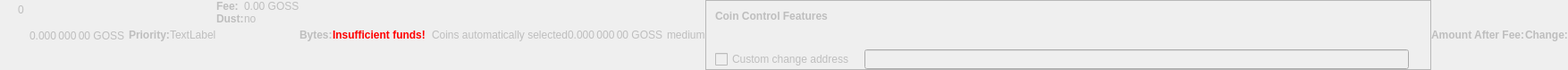
    <widget class="QWidget" name="dummyHideWidget" native="true">
     <property name="enabled">
      <bool>false</bool>
     </property>
     <property name="maximumSize">
      <size>
       <width>100</width>
       <height>16</height>
      </size>
     </property>
     <layout class="QHBoxLayout" name="dummyHideLayout">
      <property name="spacing">
       <number>0</number>
      </property>
      <property name="leftMargin">
       <number>0</number>
      </property>
      <property name="topMargin">
       <number>0</number>
      </property>
      <property name="rightMargin">
       <number>0</number>
      </property>
      <property name="bottomMargin">
       <number>0</number>
      </property>
      <item>
       <layout class="QFormLayout" name="formLayoutCoinControl1">
        <property name="horizontalSpacing">
         <number>10</number>
        </property>
        <property name="verticalSpacing">
         <number>14</number>
        </property>
        <property name="leftMargin">
         <number>10</number>
        </property>
        <property name="topMargin">
         <number>4</number>
        </property>
        <property name="rightMargin">
         <number>6</number>
        </property>
        <item row="0" column="1">
         <widget class="QLabel" name="labelCoinControlBytes">
          <property name="cursor">
           <cursorShape>IBeamCursor</cursorShape>
          </property>
          <property name="contextMenuPolicy">
           <enum>Qt::ActionsContextMenu</enum>
          </property>
          <property name="text">
           <string notr="true">0</string>
          </property>
          <property name="textInteractionFlags">
           <set>Qt::LinksAccessibleByMouse|Qt::TextSelectableByKeyboard|Qt::TextSelectableByMouse</set>
          </property>
         </widget>
        </item>
       </layout>
      </item>
      <item>
       <widget class="QLabel" name="labelCoinControlAfterFee">
        <property name="enabled">
         <bool>false</bool>
        </property>
        <property name="sizePolicy">
         <sizepolicy hsizetype="Fixed" vsizetype="Fixed">
          <horstretch>0</horstretch>
          <verstretch>0</verstretch>
         </sizepolicy>
        </property>
        <property name="minimumSize">
         <size>
          <width>111</width>
          <height>12</height>
         </size>
        </property>
        <property name="maximumSize">
         <size>
          <width>111</width>
          <height>12</height>
         </size>
        </property>
        <property name="cursor">
         <cursorShape>IBeamCursor</cursorShape>
        </property>
        <property name="contextMenuPolicy">
         <enum>Qt::ActionsContextMenu</enum>
        </property>
        <property name="text">
         <string notr="true">0.000 000 00 GOSS</string>
        </property>
        <property name="textInteractionFlags">
         <set>Qt::LinksAccessibleByMouse|Qt::TextSelectableByKeyboard|Qt::TextSelectableByMouse</set>
        </property>
       </widget>
      </item>
      <item>
       <widget class="QLabel" name="labelCoinControlPriorityText">
        <property name="enabled">
         <bool>false</bool>
        </property>
        <property name="font">
         <font>
          <weight>75</weight>
          <bold>true</bold>
         </font>
        </property>
        <property name="text">
         <string>Priority:</string>
        </property>
       </widget>
      </item>
      <item>
       <layout class="QHBoxLayout" name="horizontalLayout">
        <item>
         <widget class="QLabel" name="WarningLabel">
          <property name="text">
           <string>TextLabel</string>
          </property>
         </widget>
        </item>
       </layout>
      </item>
      <item>
       <layout class="QFormLayout" name="formLayoutCoinControl3">
        <property name="horizontalSpacing">
         <number>0</number>
        </property>
        <property name="verticalSpacing">
         <number>0</number>
        </property>
        <property name="leftMargin">
         <number>0</number>
        </property>
        <property name="topMargin">
         <number>0</number>
        </property>
        <property name="rightMargin">
         <number>0</number>
        </property>
        <item row="0" column="0">
         <widget class="QLabel" name="labelCoinControlFeeText">
          <property name="enabled">
           <bool>false</bool>
          </property>
          <property name="font">
           <font>
            <weight>75</weight>
            <bold>true</bold>
           </font>
          </property>
          <property name="text">
           <string>Fee:</string>
          </property>
          <property name="margin">
           <number>0</number>
          </property>
         </widget>
        </item>
        <item row="0" column="1">
         <widget class="QLabel" name="labelCoinControlFee">
          <property name="enabled">
           <bool>false</bool>
          </property>
          <property name="cursor">
           <cursorShape>IBeamCursor</cursorShape>
          </property>
          <property name="contextMenuPolicy">
           <enum>Qt::ActionsContextMenu</enum>
          </property>
          <property name="text">
           <string notr="true">0.00 GOSS</string>
          </property>
          <property name="textInteractionFlags">
           <set>Qt::LinksAccessibleByMouse|Qt::TextSelectableByKeyboard|Qt::TextSelectableByMouse</set>
          </property>
         </widget>
        </item>
        <item row="1" column="0">
         <widget class="QLabel" name="labelCoinControlLowOutputText">
          <property name="enabled">
           <bool>false</bool>
          </property>
          <property name="font">
           <font>
            <weight>75</weight>
            <bold>true</bold>
           </font>
          </property>
          <property name="text">
           <string>Dust:</string>
          </property>
         </widget>
        </item>
        <item row="1" column="1">
         <widget class="QLabel" name="labelCoinControlLowOutput">
          <property name="enabled">
           <bool>false</bool>
          </property>
          <property name="cursor">
           <cursorShape>IBeamCursor</cursorShape>
          </property>
          <property name="contextMenuPolicy">
           <enum>Qt::ActionsContextMenu</enum>
          </property>
          <property name="text">
           <string>no</string>
          </property>
          <property name="textInteractionFlags">
           <set>Qt::LinksAccessibleByMouse|Qt::TextSelectableByKeyboard|Qt::TextSelectableByMouse</set>
          </property>
         </widget>
        </item>
       </layout>
      </item>
      <item>
       <widget class="QLabel" name="labelCoinControlBytesText">
        <property name="enabled">
         <bool>false</bool>
        </property>
        <property name="font">
         <font>
          <weight>75</weight>
          <bold>true</bold>
         </font>
        </property>
        <property name="text">
         <string>Bytes:</string>
        </property>
       </widget>
      </item>
      <item>
       <layout class="QFormLayout" name="formLayoutCoinControl2">
        <property name="horizontalSpacing">
         <number>0</number>
        </property>
        <property name="verticalSpacing">
         <number>0</number>
        </property>
        <property name="leftMargin">
         <number>0</number>
        </property>
        <property name="topMargin">
         <number>0</number>
        </property>
        <property name="rightMargin">
         <number>0</number>
        </property>
       </layout>
      </item>
      <item>
       <layout class="QHBoxLayout" name="horizontalLayoutCoinControl2">
        <property name="spacing">
         <number>0</number>
        </property>
        <property name="bottomMargin">
         <number>0</number>
        </property>
       </layout>
      </item>
      <item>
       <widget class="QLabel" name="labelCoinControlInsuffFunds">
        <property name="enabled">
         <bool>false</bool>
        </property>
        <property name="minimumSize">
         <size>
          <width>0</width>
          <height>0</height>
         </size>
        </property>
        <property name="font">
         <font>
          <weight>75</weight>
          <bold>true</bold>
         </font>
        </property>
        <property name="styleSheet">
         <string notr="true">color:red;font-weight:bold;</string>
        </property>
        <property name="text">
         <string>Insufficient funds!</string>
        </property>
        <property name="margin">
         <number>5</number>
        </property>
       </widget>
      </item>
      <item>
       <layout class="QFormLayout" name="formLayoutCoinControl4">
        <property name="horizontalSpacing">
         <number>0</number>
        </property>
        <property name="verticalSpacing">
         <number>0</number>
        </property>
        <property name="leftMargin">
         <number>0</number>
        </property>
        <property name="topMargin">
         <number>0</number>
        </property>
        <property name="rightMargin">
         <number>0</number>
        </property>
       </layout>
      </item>
      <item>
       <widget class="QLabel" name="labelCoinControlChangeLabel">
        <property name="enabled">
         <bool>false</bool>
        </property>
        <property name="sizePolicy">
         <sizepolicy hsizetype="Preferred" vsizetype="Expanding">
          <horstretch>0</horstretch>
          <verstretch>0</verstretch>
         </sizepolicy>
        </property>
        <property name="minimumSize">
         <size>
          <width>0</width>
          <height>0</height>
         </size>
        </property>
        <property name="text">
         <string/>
        </property>
        <property name="margin">
         <number>3</number>
        </property>
       </widget>
      </item>
      <item>
       <widget class="QLabel" name="labelCoinControlAutomaticallySelected">
        <property name="enabled">
         <bool>false</bool>
        </property>
        <property name="sizePolicy">
         <sizepolicy hsizetype="Fixed" vsizetype="Fixed">
          <horstretch>0</horstretch>
          <verstretch>0</verstretch>
         </sizepolicy>
        </property>
        <property name="minimumSize">
         <size>
          <width>0</width>
          <height>0</height>
         </size>
        </property>
        <property name="maximumSize">
         <size>
          <width>240</width>
          <height>16777215</height>
         </size>
        </property>
        <property name="text">
         <string>Coins automatically selected</string>
        </property>
        <property name="margin">
         <number>5</number>
        </property>
       </widget>
      </item>
      <item>
       <widget class="QLabel" name="labelCoinControlChange">
        <property name="enabled">
         <bool>false</bool>
        </property>
        <property name="sizePolicy">
         <sizepolicy hsizetype="Fixed" vsizetype="Fixed">
          <horstretch>0</horstretch>
          <verstretch>0</verstretch>
         </sizepolicy>
        </property>
        <property name="minimumSize">
         <size>
          <width>111</width>
          <height>0</height>
         </size>
        </property>
        <property name="maximumSize">
         <size>
          <width>111</width>
          <height>16777215</height>
         </size>
        </property>
        <property name="cursor">
         <cursorShape>IBeamCursor</cursorShape>
        </property>
        <property name="contextMenuPolicy">
         <enum>Qt::ActionsContextMenu</enum>
        </property>
        <property name="text">
         <string notr="true">0.000 000 00 GOSS</string>
        </property>
        <property name="textInteractionFlags">
         <set>Qt::LinksAccessibleByMouse|Qt::TextSelectableByKeyboard|Qt::TextSelectableByMouse</set>
        </property>
       </widget>
      </item>
      <item>
       <widget class="QLabel" name="labelCoinControlPriority">
        <property name="enabled">
         <bool>false</bool>
        </property>
        <property name="cursor">
         <cursorShape>IBeamCursor</cursorShape>
        </property>
        <property name="contextMenuPolicy">
         <enum>Qt::ActionsContextMenu</enum>
        </property>
        <property name="text">
         <string>medium</string>
        </property>
        <property name="textInteractionFlags">
         <set>Qt::LinksAccessibleByMouse|Qt::TextSelectableByKeyboard|Qt::TextSelectableByMouse</set>
        </property>
       </widget>
      </item>
      <item>
       <widget class="QFrame" name="frameCoinControl">
        <property name="sizePolicy">
         <sizepolicy hsizetype="Expanding" vsizetype="Expanding">
          <horstretch>0</horstretch>
          <verstretch>0</verstretch>
         </sizepolicy>
        </property>
        <property name="maximumSize">
         <size>
          <width>16777215</width>
          <height>16777215</height>
         </size>
        </property>
        <property name="frameShape">
         <enum>QFrame::StyledPanel</enum>
        </property>
        <property name="frameShadow">
         <enum>QFrame::Sunken</enum>
        </property>
        <layout class="QVBoxLayout" name="verticalLayoutCoinControl2_2">
         <property name="spacing">
          <number>0</number>
         </property>
         <property name="leftMargin">
          <number>0</number>
         </property>
         <property name="topMargin">
          <number>0</number>
         </property>
         <property name="rightMargin">
          <number>0</number>
         </property>
         <property name="bottomMargin">
          <number>0</number>
         </property>
         <item>
          <layout class="QVBoxLayout" name="verticalLayoutCoinControl" stretch="0,0,0,1">
           <property name="spacing">
            <number>0</number>
           </property>
           <property name="leftMargin">
            <number>10</number>
           </property>
           <property name="topMargin">
            <number>10</number>
           </property>
           <item>
            <layout class="QHBoxLayout" name="horizontalLayoutCoinControl1">
             <property name="bottomMargin">
              <number>15</number>
             </property>
             <item>
              <widget class="QLabel" name="labelCoinControlFeatures">
               <property name="enabled">
                <bool>false</bool>
               </property>
               <property name="sizePolicy">
                <sizepolicy hsizetype="Preferred" vsizetype="Maximum">
                 <horstretch>0</horstretch>
                 <verstretch>0</verstretch>
                </sizepolicy>
               </property>
               <property name="font">
                <font>
                 <weight>75</weight>
                 <bold>true</bold>
                </font>
               </property>
               <property name="styleSheet">
                <string notr="true">font-weight:bold;</string>
               </property>
               <property name="text">
                <string>Coin Control Features</string>
               </property>
              </widget>
             </item>
            </layout>
           </item>
           <item>
            <widget class="QWidget" name="widgetCoinControl" native="true">
             <property name="sizePolicy">
              <sizepolicy hsizetype="Preferred" vsizetype="Preferred">
               <horstretch>0</horstretch>
               <verstretch>0</verstretch>
              </sizepolicy>
             </property>
             <property name="minimumSize">
              <size>
               <width>0</width>
               <height>0</height>
              </size>
             </property>
             <property name="styleSheet">
              <string notr="true"/>
             </property>
             <layout class="QHBoxLayout" name="horizontalLayoutCoinControl5_2">
              <property name="leftMargin">
               <number>0</number>
              </property>
              <property name="topMargin">
               <number>0</number>
              </property>
              <property name="rightMargin">
               <number>0</number>
              </property>
              <property name="bottomMargin">
               <number>0</number>
              </property>
              <item>
               <layout class="QHBoxLayout" name="horizontalLayoutCoinControl3">
                <property name="spacing">
                 <number>20</number>
                </property>
                <property name="topMargin">
                 <number>0</number>
                </property>
                <property name="bottomMargin">
                 <number>10</number>
                </property>
               </layout>
              </item>
             </layout>
            </widget>
           </item>
           <item>
            <layout class="QHBoxLayout" name="horizontalLayoutCoinControl4" stretch="0,0,0">
             <property name="spacing">
              <number>12</number>
             </property>
             <property name="sizeConstraint">
              <enum>QLayout::SetDefaultConstraint</enum>
             </property>
             <property name="topMargin">
              <number>5</number>
             </property>
             <property name="rightMargin">
              <number>5</number>
             </property>
             <item>
              <widget class="QCheckBox" name="checkBoxCoinControlChange">
               <property name="enabled">
                <bool>false</bool>
               </property>
               <property name="toolTip">
                <string>If this is activated, but the change address is empty or invalid, change will be sent to a newly generated address.</string>
               </property>
               <property name="text">
                <string>Custom change address</string>
               </property>
              </widget>
             </item>
             <item>
              <widget class="QValidatedLineEdit" name="lineEditCoinControlChange">
               <property name="enabled">
                <bool>false</bool>
               </property>
               <property name="sizePolicy">
                <sizepolicy hsizetype="Expanding" vsizetype="Fixed">
                 <horstretch>0</horstretch>
                 <verstretch>0</verstretch>
                </sizepolicy>
               </property>
              </widget>
             </item>
             <item>
              <widget class="QLabel" name="labelCoinControlChangeLabel_2">
               <property name="sizePolicy">
                <sizepolicy hsizetype="Preferred" vsizetype="Expanding">
                 <horstretch>0</horstretch>
                 <verstretch>0</verstretch>
                </sizepolicy>
               </property>
               <property name="minimumSize">
                <size>
                 <width>0</width>
                 <height>0</height>
                </size>
               </property>
               <property name="text">
                <string/>
               </property>
               <property name="margin">
                <number>3</number>
               </property>
              </widget>
             </item>
            </layout>
           </item>
           <item>
            <spacer name="verticalSpacerCoinControl">
             <property name="orientation">
              <enum>Qt::Vertical</enum>
             </property>
             <property name="sizeHint" stdset="0">
              <size>
               <width>800</width>
               <height>1</height>
              </size>
             </property>
            </spacer>
           </item>
          </layout>
         </item>
        </layout>
       </widget>
      </item>
      <item>
       <widget class="QLabel" name="labelCoinControlAfterFeeText">
        <property name="enabled">
         <bool>false</bool>
        </property>
        <property name="minimumSize">
         <size>
          <width>0</width>
          <height>0</height>
         </size>
        </property>
        <property name="maximumSize">
         <size>
          <width>16777215</width>
          <height>16777215</height>
         </size>
        </property>
        <property name="font">
         <font>
          <weight>75</weight>
          <bold>true</bold>
         </font>
        </property>
        <property name="text">
         <string>Amount After Fee:</string>
        </property>
        <property name="alignment">
         <set>Qt::AlignLeading|Qt::AlignLeft|Qt::AlignVCenter</set>
        </property>
        <property name="margin">
         <number>0</number>
        </property>
       </widget>
      </item>
      <item>
       <widget class="QLabel" name="labelCoinControlChangeText">
        <property name="enabled">
         <bool>false</bool>
        </property>
        <property name="sizePolicy">
         <sizepolicy hsizetype="Preferred" vsizetype="Preferred">
          <horstretch>0</horstretch>
          <verstretch>0</verstretch>
         </sizepolicy>
        </property>
        <property name="minimumSize">
         <size>
          <width>0</width>
          <height>0</height>
         </size>
        </property>
        <property name="maximumSize">
         <size>
          <width>16777215</width>
          <height>16777215</height>
         </size>
        </property>
        <property name="font">
         <font>
          <weight>75</weight>
          <bold>true</bold>
         </font>
        </property>
        <property name="text">
         <string>Change:</string>
        </property>
        <property name="alignment">
         <set>Qt::AlignLeading|Qt::AlignLeft|Qt::AlignVCenter</set>
        </property>
       </widget>
      </item>
     </layout>
    </widget>
